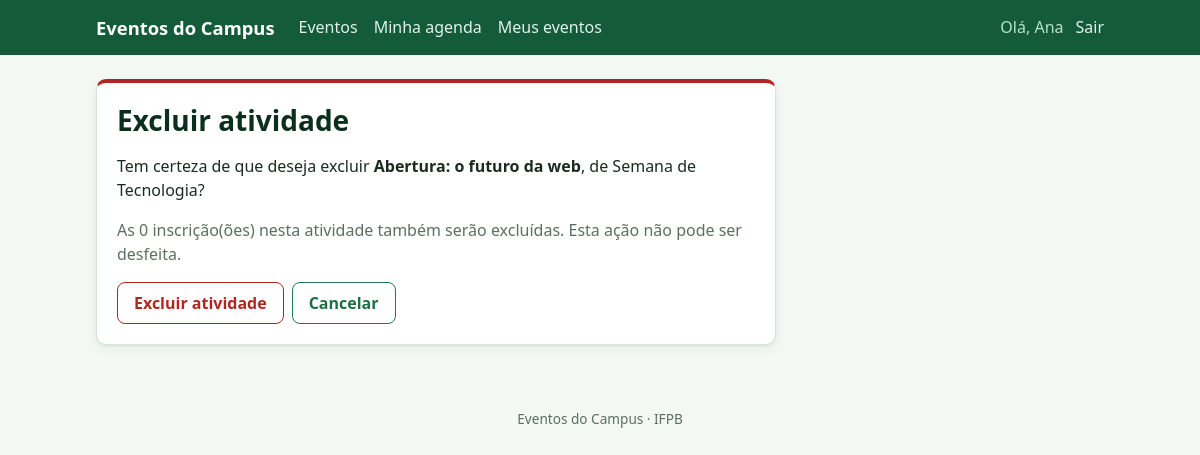
Screenshot of /atividades/1/excluir/ (signed in) with the database file from the repository.
### eventos/models.py (models this page shows, shortened)
class Atividade(models.Model):
    class Tipo(models.TextChoices):
        PALESTRA = 'PALESTRA', 'Palestra'
        TREINAMENTO = 'TREINAMENTO', 'Treinamento'
        APRESENTACAO = 'APRESENTACAO', 'Apresentação'
    evento = models.ForeignKey(
        Evento,
        on_delete=models.CASCADE,
        related_name='atividades',
        verbose_name='evento',
    )
    titulo = models.CharField('título', max_length=200)
    tipo = models.CharField('tipo', max_length=20, choices=Tipo.choices)
    descricao = models.TextField('descrição')
    responsavel = models.CharField('responsável', max_length=100)
    sala = models.ForeignKey(
        Sala,
        on_delete=models.PROTECT,
        related_name='atividades',
        verbose_name='sala',
    )
    data_hora_inicio = models.DateTimeField('data e hora de início')
    data_hora_fim = models.DateTimeField('data e hora de fim')
    objects = AtividadeQuerySet.as_manager()
    class Meta:
        verbose_name = 'atividade'
        verbose_name_plural = 'atividades'
        ordering = ['data_hora_inicio', 'titulo']
        constraints = [
            models.CheckConstraint(
                check=Q(data_hora_fim__gte=F('data_hora_inicio')),
                name='atividade_fim_depois_do_inicio',
                violation_error_message='A data e hora de fim não podem ser anteriores à data e hora de início.',
            ),
        ]

class Evento(models.Model):
    nome = models.CharField('nome', max_length=200)
    descricao = models.TextField('descrição')
    data_inicio = models.DateField('data de início')
    data_fim = models.DateField('data de fim')
    inscricoes_abertas = models.BooleanField('inscrições abertas', default=True)
    organizador = models.ForeignKey(
        settings.AUTH_USER_MODEL,
        on_delete=models.PROTECT,
        related_name='eventos_organizados',
        verbose_name='organizador',
    )
    class Meta:
        verbose_name = 'evento'
        verbose_name_plural = 'eventos'
        ordering = ['data_inicio', 'nome']
        constraints = [
            models.CheckConstraint(
                check=Q(data_fim__gte=F('data_inicio')),
                name='evento_fim_depois_do_inicio',
                violation_error_message='A data de fim não pode ser anterior à data de início.',
            ),
        ]

### eventos/views.py (the view)
# urls.py: path('atividades/<int:pk>/excluir/', views.AtividadeDeleteView.as_view(), name='atividade_excluir'),
class AtividadeDeleteView(LoginRequiredMixin, PermissionRequiredMixin, AtividadeDoOrganizadorMixin,
                          SuccessMessageMixin, DeleteView):
    permission_required = 'eventos.delete_atividade'
    success_message = 'Atividade excluída.'

### eventos/views.py (called while the page is built)
    def test_func(self):
        return self.get_evento().organizador_id == self.request.user.id

    @cached_property
    def atividade(self):
        return get_object_or_404(Atividade.objects.select_related('evento'), pk=self.kwargs['pk'])

    def get_object(self, queryset=None):
        return self.atividade

    def get_evento(self):
        return self.atividade.evento

    def get_context_data(self, **kwargs):
        contexto = super().get_context_data(**kwargs)
        contexto['evento'] = self.atividade.evento
        return contexto

### eventos/templates/eventos/atividade_confirm_delete.html (shortened to what this page needs)
{% extends 'base.html' %}
{% block conteudo %}
<div class="cartao cartao-formulario cartao-perigo">
    <h1>Excluir atividade</h1>
    <p>Tem certeza de que deseja excluir <strong>{{ object.titulo }}</strong>, de {{ evento.nome }}?</p>
    <p class="texto-suave">
        As {{ object.inscricoes.count }} inscrição(ões) nesta atividade também serão excluídas.
        Esta ação não pode ser desfeita.
    </p>
    <form method="post">
        <div class="acoes">
            <button type="submit" class="botao-perigo">Excluir atividade</button>
            <a class="botao botao-secundario" href="{% url 'eventos:detalhe' evento.pk %}">Cancelar</a>
        </div>
    </form>
</div>
{% endblock %}

### templates/base.html (shortened to what this page needs)
{% load static %}<!DOCTYPE html>
<html lang="pt-br">
<head>
    <link rel="stylesheet" href="{% static 'css/estilo.css' %}">
</head>
<body>
    <header class="topo">
        <div class="topo-interno">
            <a class="marca" href="{% url 'eventos:lista' %}">Eventos do Campus</a>
            <nav class="nav">
                <a href="{% url 'eventos:lista' %}">Eventos</a>
                {% if user.is_authenticated %}
                    <a href="{% url 'eventos:agenda' %}">Minha agenda</a>
                {% endif %}
                {% if perms.eventos.add_evento %}
                    <a href="{% url 'eventos:meus_eventos' %}">Meus eventos</a>
                {% endif %}
                <div class="nav-usuario">
                    {% if user.is_authenticated %}
                        <span>Olá, {{ user.first_name|default:user.username }}</span>
                        <form class="em-linha" method="post" action="{% url 'logout' %}">
                            <button type="submit" class="botao-link">Sair</button>
                        </form>
                    {% else %}
                        <a href="{% url 'login' %}">Entrar</a>
                        <a href="{% url 'cadastro' %}">Cadastrar</a>
                    {% endif %}
                </div>
            </nav>
        </div>
    </header>
    <main class="conteudo">
        {% block conteudo %}{% endblock %}
    </main>
    <footer class="rodape">Eventos do Campus · IFPB</footer>
</body>
</html>

### static/css/estilo.css (style rules this page uses)
:root { --verde-950: #0b2e1d; --verde-800: #145c39; --verde-700: #1b6e45; --verde-600: #1f7a4d; --verde-400: #4caf7a; --verde-200: #b9e2c9; --verde-100: #e3f2e9; --verde-50: #f3f8f4; --texto: #1b2b22; --texto-suave: #5b6f63; --borda: #d4e5da; --superficie: #ffffff; --perigo: #b3261e; --perigo-claro: #fbe9e7; --aviso: #8a5a00; --aviso-claro: #fff4d6; --raio: 10px; --sombra: 0 1px 3px rgba(11, 46, 29, .08), 0 4px 12px rgba(11, 46, 29, .05); }
* { box-sizing: border-box; }
body { margin: 0; font-family: system-ui, -apple-system, "Segoe UI", Roboto, sans-serif; color: var(--texto); background: var(--verde-50); line-height: 1.5; }
a { color: var(--verde-700); }
h1, h2, h3 { color: var(--verde-950); line-height: 1.25; }
h1 { font-size: 1.75rem; margin: 0 0 .25rem; }
.topo { background: var(--verde-800); color: #fff; }
.topo-interno { max-width: 1040px; margin: 0 auto; padding: .85rem 1rem; display: flex; flex-wrap: wrap; align-items: center; gap: .75rem 1.5rem; }
.marca { color: #fff; font-weight: 700; font-size: 1.15rem; text-decoration: none; }
.nav { display: flex; flex-wrap: wrap; align-items: center; gap: .25rem 1rem; flex: 1; }
.nav a { color: var(--verde-100); text-decoration: none; }
.nav-usuario { margin-left: auto; display: flex; align-items: center; gap: .75rem; }
.nav-usuario span { color: var(--verde-200); }
.conteudo { max-width: 1040px; margin: 0 auto; padding: 1.5rem 1rem 3rem; }
.rodape { text-align: center; color: var(--texto-suave); font-size: .85rem; padding: 1rem; }
.texto-suave { color: var(--texto-suave); }
.cartao { background: var(--superficie); border: 1px solid var(--borda); border-radius: var(--raio); padding: 1.25rem; box-shadow: var(--sombra); }
.cartao-formulario { max-width: 680px; }
.cartao-perigo { border-top: 4px solid var(--perigo); }
.botao, button { display: inline-block; border: 1px solid var(--verde-600); background: var(--verde-600); color: #fff; padding: .5rem 1rem; border-radius: 8px; font: inherit; font-weight: 600; text-decoration: none; cursor: pointer; }
.botao-secundario { background: var(--superficie); color: var(--verde-700); }
.botao-perigo { background: var(--superficie); border-color: var(--perigo); color: var(--perigo); }
.botao-link { background: none; border: none; padding: 0; color: var(--verde-100); font-weight: 400; text-decoration: none; }
.acoes { display: flex; flex-wrap: wrap; align-items: center; gap: .5rem; }
form.em-linha { display: inline; margin: 0; }

### rows the page displays
Atividade: titulo "Abertura: o futuro da web", inscricoes.count "0"
Evento: nome "Semana de Tecnologia"

### other values shown
{{ user.first_name|default:user.username }} "Ana"
